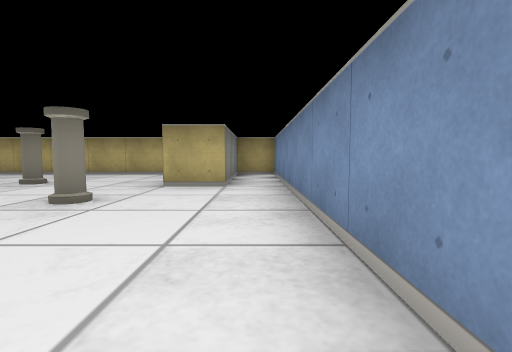
[1] (above)

16 first-person views from a walk through a cub3D maze. The camera is about half as high as the walls, tilts 4° down and sees 85° across. The floor is counted in squares. Each view is taken from the middle of a square. On the plan, view 1 faces up. The plan holds only what a view shows up to about 9 squares ahead; the rest is blank.

[2]
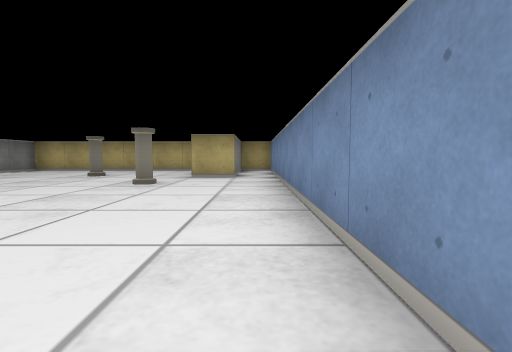

[3]
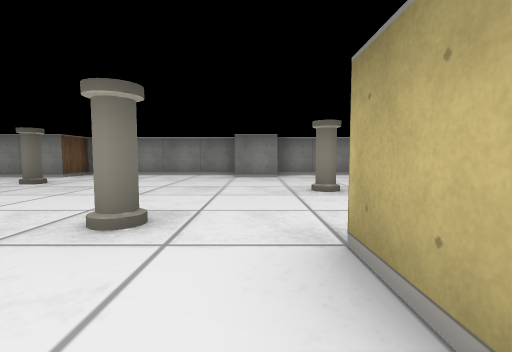

[4]
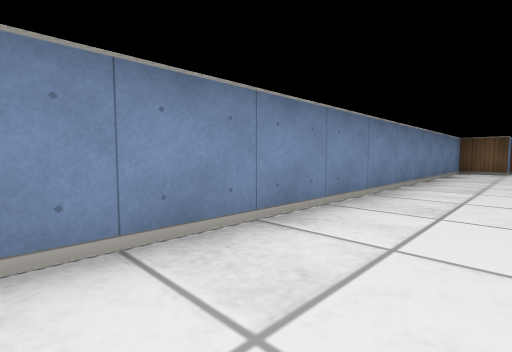

[5]
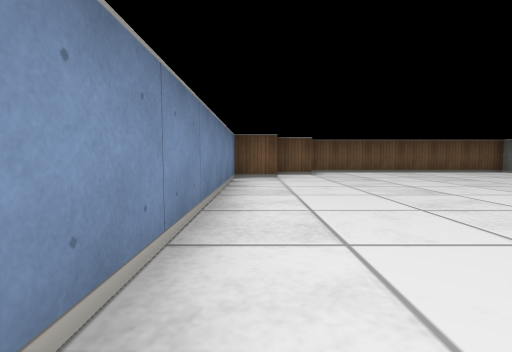

[6]
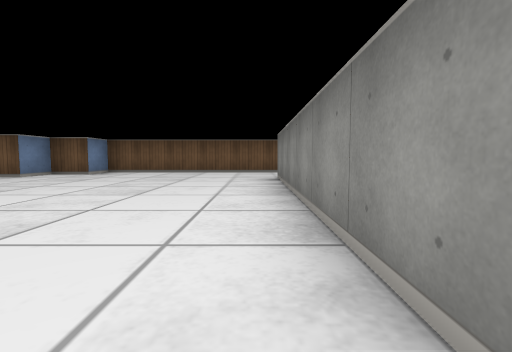

[7]
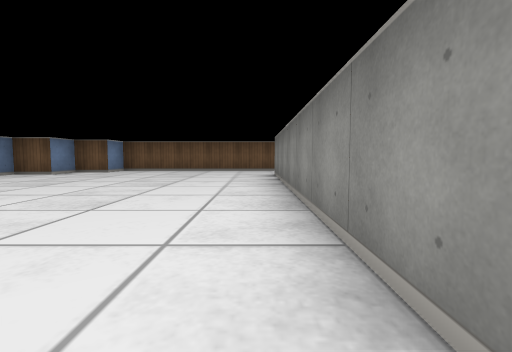

[8]
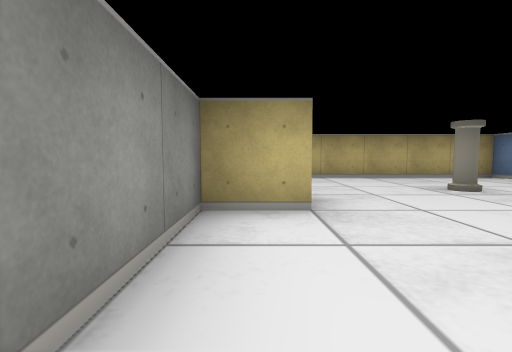

[9]
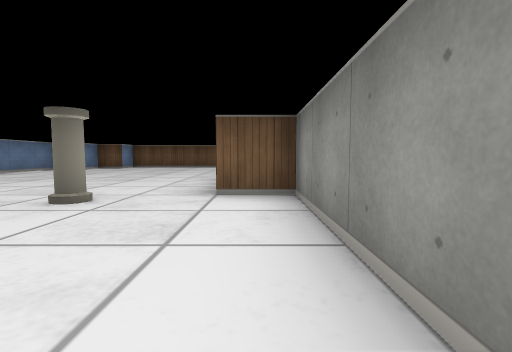

[10]
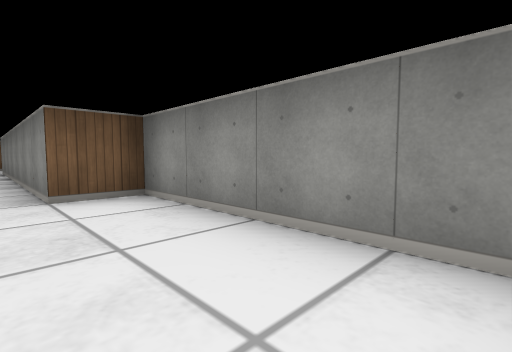

[11]
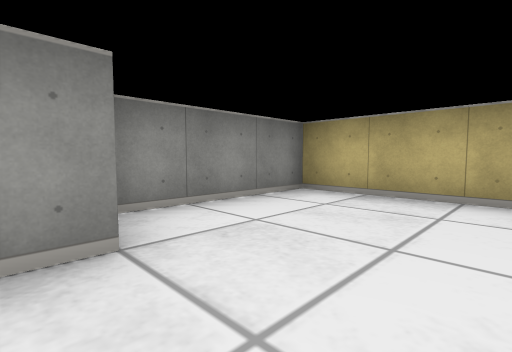

[12]
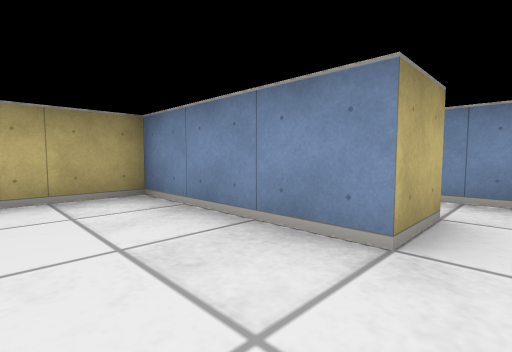

[13]
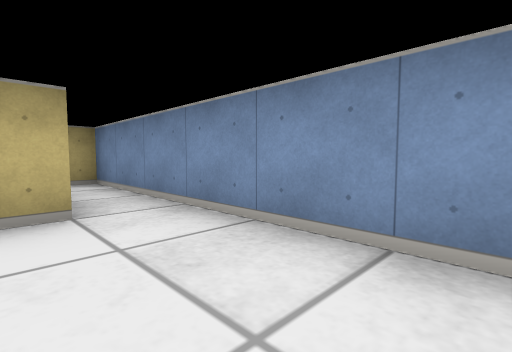

[14]
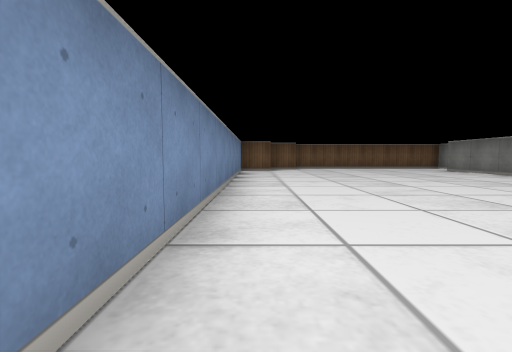

[15]
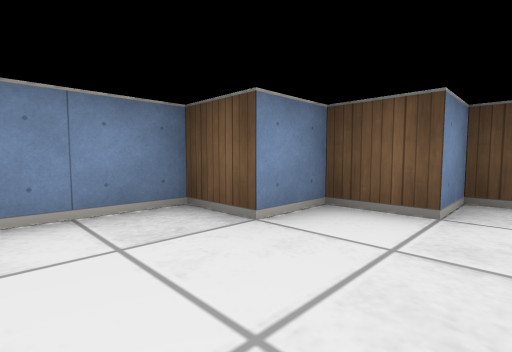

[16]
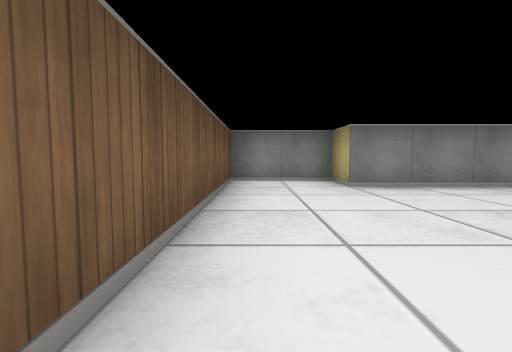

### Floor plan
Points are (right, up) in squares from view 1. A wall is a line through its corners. A room is listed if a view was taken in it or the views show most of it. See-through windows are left out.
Room 1 (views 1, 2, 3, 4, 5, 6, 7, 8, 9, 10, 11, 12, 13, 14, 15, 16)
walls: (-6.5, 4.6) (-6.5, 3.5) (-7.5, 3.5) (-7.5, -0.5) (-6.5, -0.5) (-6.5, -7.5) (-7.5, -7.5) (-7.5, -9.5) (-1.5, -9.5) (-1.5, -8.5) (-0.5, -8.5) (-0.5, -7.5) (0.5, -7.5) (0.5, 7.5) (-0.5, 7.5) (-0.5, 4.5) (-1.5, 4.5) (-1.5, 7.5) (-7.5, 7.5) (-7.5, 4.5)
objects: pillar (-5, 0); pillar (-4, 5); pillar (-2, 3)

Where each view was taken, in squares from view 1:
view 1: 0 up, 0 right, facing up
view 2: 2 down, 0 right, facing up
view 3: 4 up, 0 right, facing left
view 4: 2 up, 1 left, facing down-right
view 5: 1 down, 0 right, facing down
view 6: 1 down, 6 left, facing down
view 7: 0 up, 6 left, facing down
view 8: 1 up, 7 left, facing up
view 9: 3 up, 7 left, facing down
view 10: 3 up, 6 left, facing down-left
view 11: 4 up, 5 left, facing up-left
view 12: 4 up, 3 left, facing up-right
view 13: 2 up, 1 left, facing up-right
view 14: 2 up, 0 right, facing down
view 15: 6 down, 2 left, facing down-right
view 16: 9 down, 2 left, facing left
